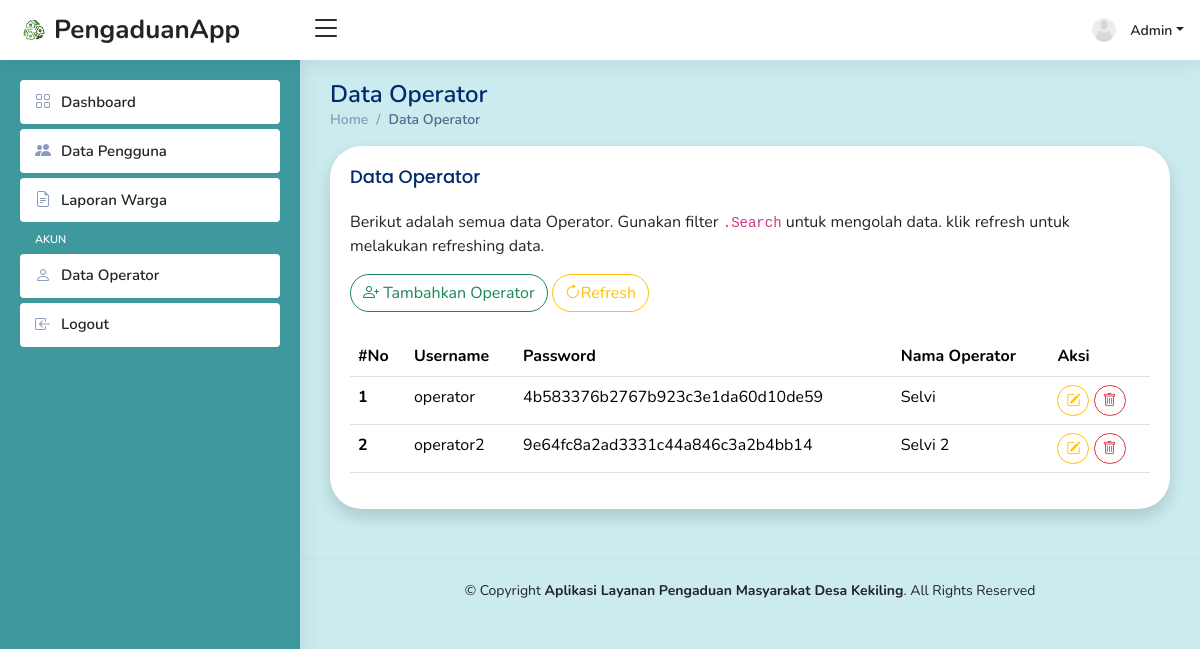
The app's page /backend/view/data-operator.php (signed in) with its own data.
### tables this page shows
CREATE TABLE `tb_operator` (
  `id_operator` int(11) NOT NULL,
  `username_operator` varchar(50) NOT NULL,
  `password_operator` varchar(200) NOT NULL,
  `nama_operator` varchar(100) NOT NULL,
  `role` int(1) NOT NULL
);

### backend/controller/Function.php (called while the page is built, shortened)
<?php
    function getOperator(){
        include "Database.php";
        $result = mysqli_query($conn, "SELECT * FROM tb_operator WHERE id_operator!='99'");
        $array = [];
        while ($box = mysqli_fetch_array($result)) {
            $array[] = $box;
        }
        return $array;
    }
?>

### backend/view/data-operator.php (the view, shortened to what this page needs)
<?php
include "../controller/Function.php";
?>
<!DOCTYPE html>
<html lang="en">
<head>
  <link href="../../assets/vendor/bootstrap/css/bootstrap.min.css" rel="stylesheet">
  <link href="../../assets/vendor/bootstrap-icons/bootstrap-icons.css" rel="stylesheet">
  <link href="../../assets/vendor/boxicons/css/boxicons.min.css" rel="stylesheet">
  <link href="../../assets/vendor/quill/quill.snow.css" rel="stylesheet">
  <link href="../../assets/vendor/quill/quill.bubble.css" rel="stylesheet">
  <link href="../../assets/vendor/remixicon/remixicon.css" rel="stylesheet">
  <link href="../../assets/vendor/simple-datatables/style.css" rel="stylesheet">
  <link href="../../assets/css/style.css" rel="stylesheet">
</head>
<body>
  <?php include "header.php";?>
  <?php include "nav.php";?>
  <main id="main" class="main">
    <div class="pagetitle">
      <h1>Data Operator</h1>
      <nav>
        <ol class="breadcrumb">
          <li class="breadcrumb-item"><a href="index.php">Home</a></li>
          <li class="breadcrumb-item active">Data Operator</li>
        </ol>
      </nav>
    </div>
    <section class="section dashboard">
      <div class="row">
        <div class="col-lg-12">
                <div class="card rounded-5 shadow">
                <div class="card-body">
                    <h5 class="card-title">Data Operator </h5>
                    <p>Berikut adalah semua data Operator. Gunakan filter <code>.Search</code> untuk mengolah data. klik refresh untuk melakukan refreshing data.</p>
                    <?php if($_SESSION['role']==1){
                      echo '<a href="#" data-bs-toggle="modal" data-bs-target="#tambahOperator" class="btn btn-outline-success rounded-5"><i class="bi bi-person-plus"></i> Tambahkan Operator</a>';
                    }
                    ?>
                    <a href="#" onclick="location.reload();" class="btn btn-outline-warning rounded-5"><i class="bi bi-arrow-clockwise"></i>Refresh</a>
                    <br><br>
                    <div class="table-responsive">
                    <table class="table datatable">
                    <thead>
                        <tr>
                        <th scope="col">#No</th>
                        <th scope="col">Username</th>
                        <th scope="col">Password</th>
                        <th scope="col">Nama Operator</th>
                        <?php if($_SESSION['role']==1){
                        echo '<th scope="col">Aksi</th>';
                        }
                        ?>
                        </tr>
                    </thead>
                    <tbody>
                        <?php $data_pg = getOperator(); $num=0;
                        foreach($data_pg as $fetch_operator){
                        $num++;
                        ?>
                        <tr>
                        <th scope="row"><?= $num; ?></th>
                        <td><?= $fetch_operator['username_operator'];?></td>
                        <td>
                        <?php if($_SESSION['role']==1){
                          echo $fetch_operator['password_operator'];
                        }else{
                          echo '<div class="badge bg-warning rounded-5">Tidak dapat dilihat</div>';
                        }
                        ?>
                        </td>
                        <td><?= $fetch_operator['nama_operator'];?></td>
                        <td>
                        <?php if($_SESSION['role']==1){
                          ?>
                            <a href="#" class="btn btn-sm btn-outline-warning rounded-5" data-bs-toggle="modal" data-bs-target="#edit-operator"
                            data-bs-idoperator="<?= $fetch_operator['id_operator'];?>"
                            data-bs-username="<?= $fetch_operator['username_operator'];?>"
                            data-bs-nama="<?= $fetch_operator['nama_operator'];?>"
                            ><i class="bi bi-pencil-square"></i></a>
                            <a href="../controller/Controller.php?u=delete-operator&id_operator=<?= $fetch_operator['id_operator']; ?>" onclick="return confirm('Apakah kamu yakin akan menghapus data ini?');" class="btn btn-sm btn-outline-danger rounded-5"><i class="bi bi-trash"></i></a>
                         <?php } ?>
                        </td>
                        </tr>
                        <?php } ?>
                    </tbody>
                    </table>
                    </div>
                </div>
                </div>
        </div>
      </div>
    </section>
  </main>
  <footer id="footer" class="footer">
    <div class="copyright text-dark">
      &copy; Copyright <strong><span>Aplikasi Layanan Pengaduan Masyarakat Desa Kekiling</span></strong>. All Rights Reserved
    </div>
  </footer>
</body>
</html>

### assets/css/style.css (style rules this page uses)
:root { scroll-behavior: smooth; }
body { font-family: 'Nunito', sans-serif!important; background: rgb(203,235,238)!important; color: #444444; }
a { color: #4154f1; text-decoration: none; }
h1, h2, h3, h4, h5, h6 { font-family: "Nunito", sans-serif; }
#main { margin-top: 60px; padding: 20px 30px; transition: all 0.3s; }
.pagetitle { margin-bottom: 10px; }
.pagetitle h1 { font-size: 24px; margin-bottom: 0; font-weight: 600; color: #012970; }
.card { margin-bottom: 30px; border: none; border-radius: 5px; box-shadow: 0px 0 30px rgba(1, 41, 112, 0.1); }
.card-title { padding: 20px 0 15px 0; font-size: 18px; font-weight: 500; color: #012970; font-family: "Poppins", sans-serif; }
.card-body { padding: 0 20px 20px 20px; }
.breadcrumb { font-size: 14px; font-family: "Nunito", sans-serif; color: #899bbd; font-weight: 600; }
.breadcrumb a { color: #899bbd; transition: 0.3s; }
.breadcrumb .breadcrumb-item::before { color: #899bbd; }
.breadcrumb .active { color: #51678f; font-weight: 600; }
@media (min-width: 1200px) { #main, #footer { margin-left: 300px; } }
.footer { padding: 20px 0; font-size: 14px; transition: all 0.3s; border-top: 1px solid #cddfff; }
.footer .copyright { text-align: center; color: #012970; }

### records on screen
tb_operator: username_operator "operator", password_operator "4b583376b2767b923c3e1da60d10de59", nama_operator "Selvi"
tb_operator: username_operator "operator2", password_operator "9e64fc8a2ad3331c44a846c3a2b4bb14", nama_operator "Selvi 2"

### other values on screen
$_SESSION['nama_operator'] "Admin"
